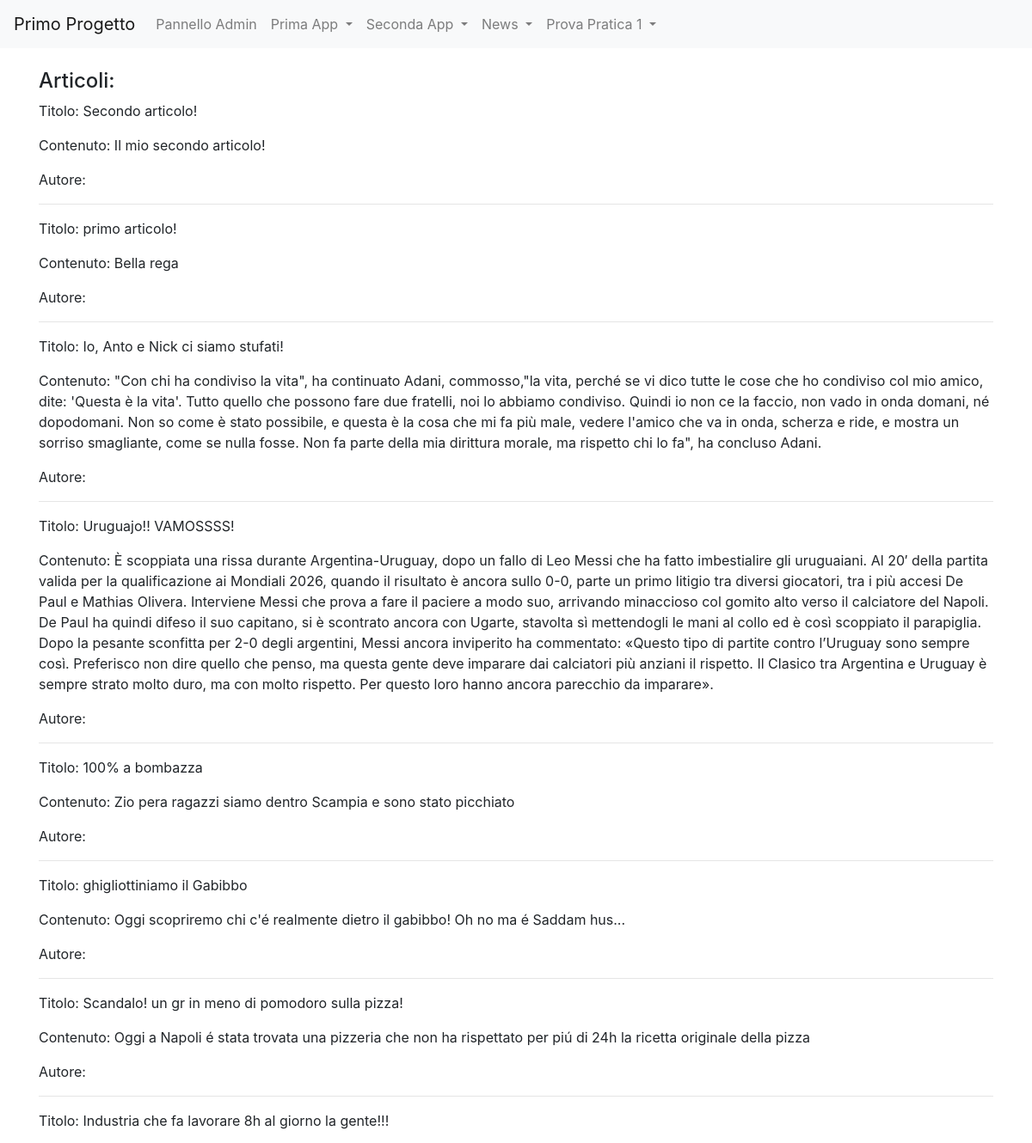
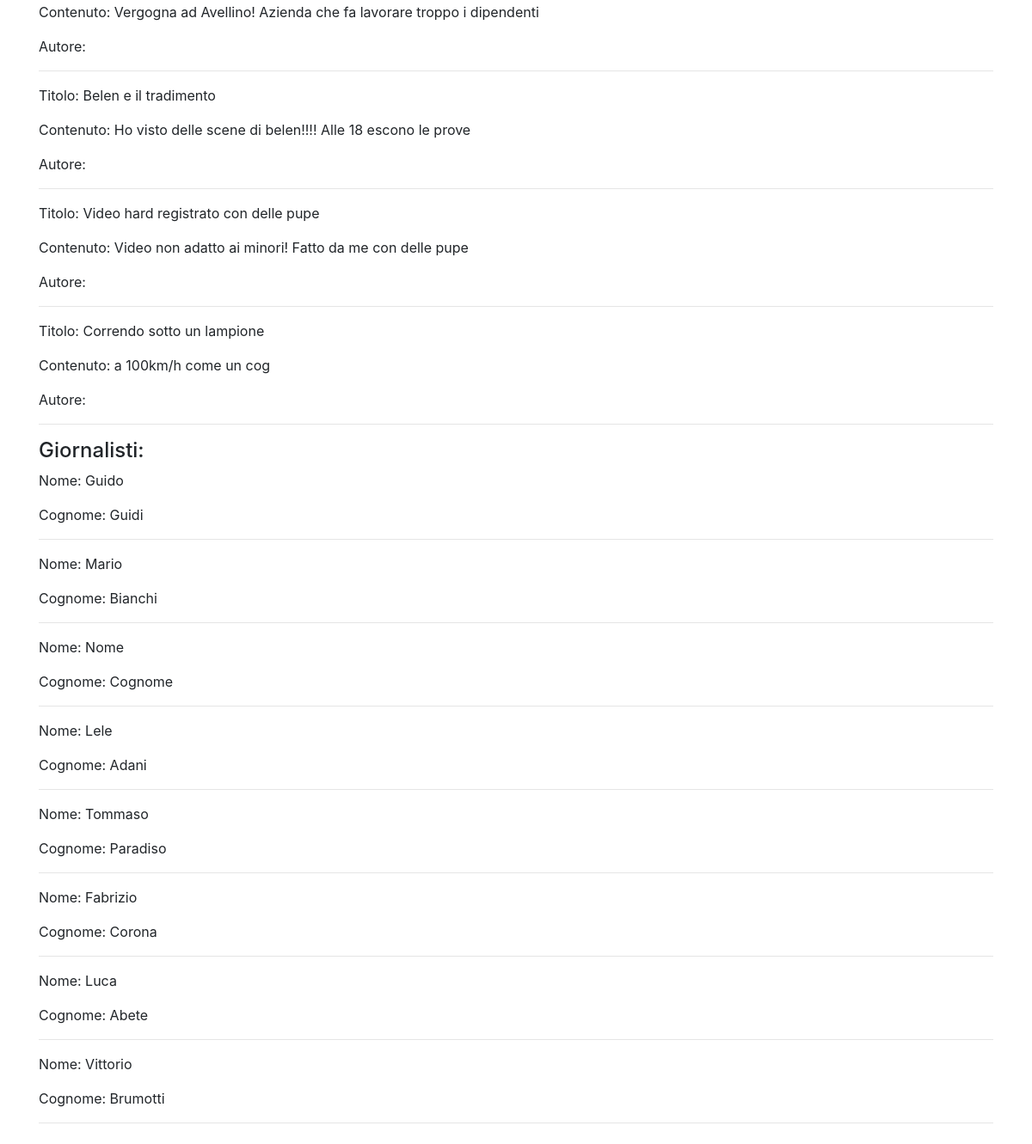
The app's page /news/homeview with its own data (2 pictures, top to bottom).
### news/models.py (models this page shows, shortened)
class Articolo(models.Model):
    titolo = models.CharField(max_length=100)
    contenuto = models.TextField()
    giornalista = models.ForeignKey(Giornalista, on_delete = models.CASCADE, related_name="articoli")
    data = models.DateField(auto_now = True, blank = True)
    visualizzazioni = models.IntegerField(default = 0, blank = True)
    class Meta:
        verbose_name = "articolo"
        verbose_name_plural = "articoli"

class Giornalista(models.Model):
    nome = models.CharField(max_length=20)
    cognome = models.CharField(max_length=20)
    anno_di_nascita = models.DateField(blank = True)
    class Meta:
        verbose_name = "Giornalista"
        verbose_name_plural = "Giornalisti"

### news/views.py (the view)
# urls.py: path('homeview', homeview, name = 'homeview'),
def homeview(request):
    """
    # Utilizzo degli array per contenere gli elementi
    a = []
    g = []

    for art in Articolo.objects.all():
        a.append(art.titolo)

    for gio in Giornalista.objects.all():
        g.append(gio.nome)

    response = str(a) + "<br>" + str(g)
    print(response)

    return HttpResponse(f"<h1>{response}</h1>")
    """
    articoli = Articolo.objects.all()
    giornalisti = Giornalista.objects.all()
    context = {"articoli": articoli, "giornalisti": giornalisti}
    return render(request, "news_homepage.html", context)

### news/templates/news_homepage.html (shortened to what this page needs)
{% extends "base.html" %}
    {% block content %}
        <h4>Articoli:</h4>
        {% for articolo in articoli %}
            <p>Titolo: {{ articolo.titolo }} </p>
            <p>Contenuto: {{ articolo.contenuto }} </p>
            <p>Autore: {{ articolo.autore }} </p>
            <hr>
        {% endfor %}
    <h4>Giornalisti:</h4>
    {% for giornalista in giornalisti %}
        <p>Nome: {{ giornalista.nome }} </p>
        <p>Cognome: {{ giornalista.cognome }} </p>
        <hr>
    {% endfor %}
    {% endblock content %}

### records on screen
Articolo: titolo "Secondo articolo!", contenuto "Il mio secondo articolo!"
Articolo: titolo "primo articolo!", contenuto "Bella rega"
Articolo: titolo "Io, Anto e Nick ci siamo stufati!", contenuto "\"Con chi ha condiviso la vita\", ha continuato Adani, commosso,\"la vita, perché se vi dico tutte le cose che ho condiviso col mio amico, dite: 'Questa è la vita'. Tutto quello che possono fare due fratelli, noi lo abbiamo condiviso. Quindi io non ce la faccio, non vado in onda domani, né dopodomani. Non so come è stato possibile, e questa è la cosa che mi fa più male, vedere l'amico che va in onda, scherza e ride, e mostra un sorriso smagliante, come se nulla fosse. Non fa parte della mia dirittura morale, ma rispetto chi lo fa\", ha concluso Adani."
Articolo: titolo "Uruguajo!! VAMOSSSS!", contenuto "È scoppiata una rissa durante Argentina-Uruguay, dopo un fallo di Leo Messi che ha fatto imbestialire gli uruguaiani. Al 20′ della partita valida per la qualificazione ai Mondiali 2026, quando il risultato è ancora sullo 0-0, parte un primo litigio tra diversi giocatori, tra i più accesi De Paul e Mathias Olivera. Interviene Messi che prova a fare il paciere a modo suo, arrivando minaccioso col gomito alto verso il calciatore del Napoli. De Paul ha quindi difeso il suo capitano, si è scontrato ancora con Ugarte, stavolta sì mettendogli le mani al collo ed è così scoppiato il parapiglia. Dopo la pesante sconfitta per 2-0 degli argentini, Messi ancora inviperito ha commentato: «Questo tipo di…"
Articolo: titolo "100% a bombazza", contenuto "Zio pera ragazzi siamo dentro Scampia e sono stato picchiato"
Articolo: titolo "ghigliottiniamo il Gabibbo", contenuto "Oggi scopriremo chi c'é realmente dietro il gabibbo! Oh no ma é Saddam hus..."
Articolo: titolo "Scandalo! un gr in meno di pomodoro sulla pizza!", contenuto "Oggi a Napoli é stata trovata una pizzeria che non ha rispettato per piú di 24h la ricetta originale della pizza"
Articolo: titolo "Industria che fa lavorare 8h al giorno la gente!!!", contenuto "Vergogna ad Avellino! Azienda che fa lavorare troppo i dipendenti"
Articolo: titolo "Belen e il tradimento", contenuto "Ho visto delle scene di belen!!!! Alle 18 escono le prove"
Articolo: titolo "Video hard registrato con delle pupe", contenuto "Video non adatto ai minori! Fatto da me con delle pupe"
Articolo: titolo "Correndo sotto un lampione", contenuto "a 100km/h come un cog"
Giornalista: nome "Guido", cognome "Guidi"
Giornalista: nome "Mario", cognome "Bianchi"
Giornalista: nome "Nome", cognome "Cognome"
Giornalista: nome "Lele", cognome "Adani"
Giornalista: nome "Tommaso", cognome "Paradiso"
Giornalista: nome "Fabrizio", cognome "Corona"
Giornalista: nome "Luca", cognome "Abete"
Giornalista: nome "Vittorio", cognome "Brumotti"
